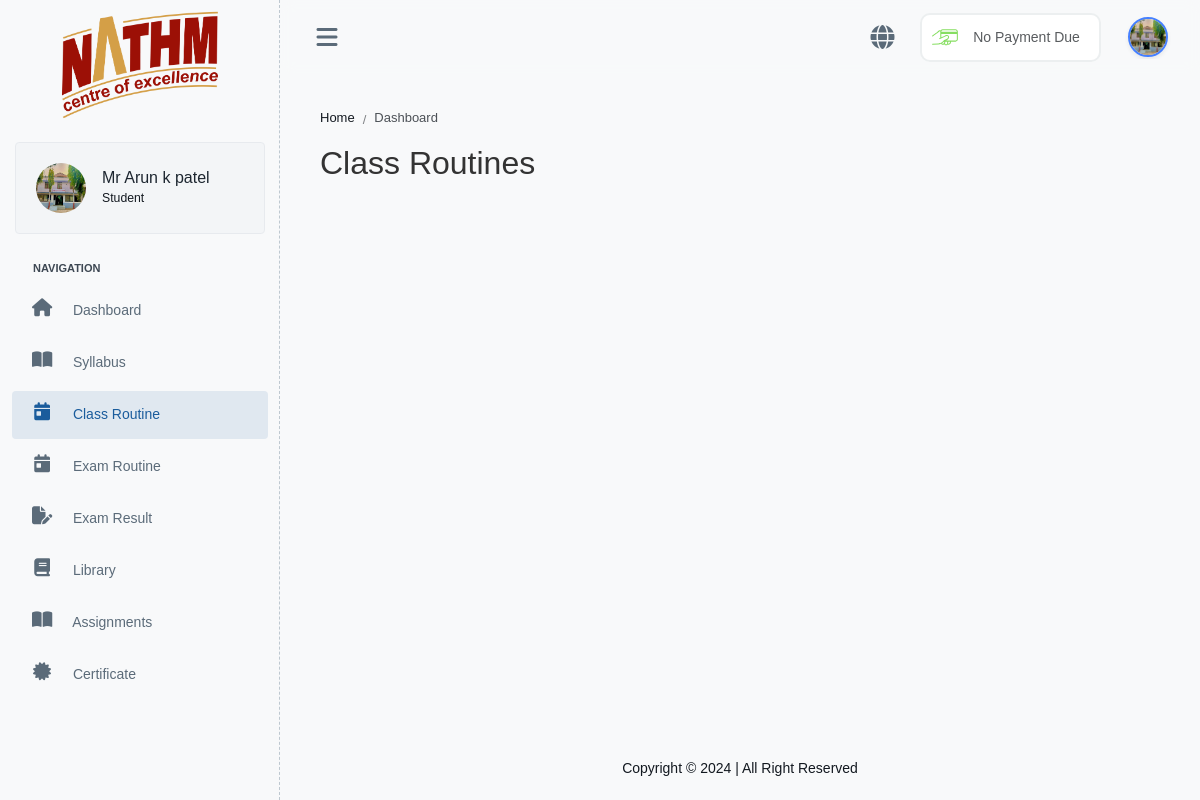
Screenshot of /student/routine/class/ (signed in) with the database file from the repository.
### userauth/models.py (models this page shows, shortened)
class User(AbstractUser):
    title = models.CharField(max_length=255, null=True, blank=True)
    email = models.EmailField(unique=True)
    username = models.CharField(max_length=100, unique=True, blank=True)
    first_name = models.CharField(max_length=100)
    middle_name = models.CharField(max_length=100, blank=True, null=True)
    last_name = models.CharField(max_length=100)
    profile_image = models.TextField(blank=True, null=True)
    role = models.CharField(max_length=100, choices=ROLE_CHOICES, default="student", null=True, blank=True)
    USERNAME_FIELD = "email"
    REQUIRED_FIELDS = ['username']
    objects = UserManager()
    def get_full_name(self):
        full_name = self.full_name_raw()
        return full_name if full_name else ""
    def full_name_raw(self):
        parts = [self.title or "", self.first_name or "", self.middle_name or "", self.last_name or ""]
        return " ".join(part for part in parts if part).strip()

### students/studentview.py (the view, shortened to what this page needs)
# urls.py: path("routine/class/", ClassRoutineView.as_view(), name="class_routines"),
class ClassRoutineView(View):
    def get(self, request, *args, **kwargs):
        start_date = request.GET.get('start_date', None)
        end_date = request.GET.get('end_date', None)
        section = request.GET.get('section', None)
        if start_date and end_date and section:
            start_date = datetime.strptime(start_date, "%Y-%m-%d")
            end_date = datetime.strptime(end_date, "%Y-%m-%d")
            return self.render_routine_json(start_date, end_date, section)
        student = get_object_or_404(Student, user=request.user)
        return render(request, "dashboard/student_profile/class_routine.html", {
            "student": student
        })

### core/context_processors.py (called while the page is built)
def get_settings(settings_name):
    try:
        options = Options.objects.get(name=f"{settings_name}_settings")
        if options.value:
            return options.value
    except Options.DoesNotExist:
        pass
    return {}

def add_general_settings(request):
    general_settings = get_settings("general")
    return {
        "COLLEGE_NAME": settings.COLLEGE_NAME,
        **general_settings
    }

def student_payment_processor(request):
    if request.user.is_authenticated and request.user.role == 'student':
        student = Student.objects.filter(user=request.user).first()
        if student:
            return {'payment': student.payment_due}
        else:
            return {'payment': None}
    return {}

### templates/dashboard/student_profile/class_routine.html (shortened to what this page needs)
{% extends "dashboard/bases/student-profile.html" %}
{% load static %}
{% block maintitle %}Class Routines{% endblock maintitle %}

### templates/dashboard/bases/student-profile.html (shortened to what this page needs)
{% extends "dashboard/bases/base.html" %}
{% load static %}
{% block temp %}
<nav class="ps-sidebar">
    <div class="navbar-wrapper">
        <div class="m-header">
            <a href="/" class="b-brand text-primary">
                <img src="{{ website_logo }}" class="img-fluid logo-lg opacity-100 h-full"
                     alt="logo">
            </a>
        </div>
        <div class="navbar-content">
            <div class="card ps-user-card">
                <div class="card-body">
                    <div class="d-flex align-items-center">
                        <div class="flex-shrink-0">
                            {% if request.user.profile_image %}
                                <img src="{{ request.user.profile_image }}" alt="user-image"
                                    class="user-avatar rounded-circle"
                                    style="width: 50px; height: 50px; object-fit: cover;" />
                            {% else %}
                                <img src="{% static 'dashboard/assets/images/user.png' %}" alt="default-user-image"
                                    class="user-avatar rounded-circle "
                                    style="width: 50px; height: 50px; object-fit: cover;" />
                            {% endif %}
                        </div>
                        <div class="flex-grow-1 ms-3 me-2">
                            {% if request.user.is_authenticated %}
                                <h6 class="mb-0">{{ request.user.get_full_name }}</h6>
                                <small>{{ request.user.role|capfirst }}</small>
                            {% else %}
                                <h6 class="mb-0">Anonymous User</h6>
                                <small>Guest</small>
                            {% endif %}
                        </div>
                    </div>
                </div>
            </div>
            <ul class="ps-navbar">
                <li class="ps-item ps-caption">
                    <label>Navigation</label>
                </li>
                <li class="ps-item">
                    <a href="{% url "students:studentdashboard" %}" class="ps-link">
                            <span class="ps-micon">
                                <i class="fa fa-home"></i>
                            </span>
                        <span class="ps-mtext">Dashboard</span>
                    </a>
                </li>
                <li class="ps-item">
                    <a href="{% url 'students:modules' %}" class="ps-link">
                            <span class="ps-micon">
                                <i class="fa-solid fa-book-open"></i>
                            </span>
                        <span class="ps-mtext">Syllabus</span>
                    </a>
                </li>
                <li class="ps-item">
                    <a href="{% url 'students:class_routines'%}" class="ps-link">
                            <span class="ps-micon">
                                <i class="fa-solid fa-calendar-day"></i>
                            </span>
                        <span class="ps-mtext">Class Routine</span>
                    </a>
                </li>
                <li class="ps-item">
                    <a href="{% url 'students:exam_routines'%}" class="ps-link">
                            <span class="ps-micon">
                                <i class="fa-solid fa-calendar-day"></i>
                            </span>
                        <span class="ps-mtext">Exam Routine</span>
                    </a>
                </li>
                <li class="ps-item">
                    <a href="{% url "students:result" %}" class="ps-link">
                            <span class="ps-micon">
                                <i class="fa-solid fa-file-pen"></i>
                            </span>
                        <span class="ps-mtext">Exam Result</span>
                    </a>
                </li>
                <li class="ps-item">
                    <a href="{% url 'students:library' %}" class="ps-link">
                            <span class="ps-micon">
                                <i class="fa-solid fa-book"></i>
                            </span>
                        <span class="ps-mtext">Library</span>
                    </a>
                </li>
                <li class="ps-item">
                    <a href="{% url 'students:assignments' %}" class="ps-link">
                            <span class="ps-micon">
                                <i class="fa-solid fa-book-open"></i>
                            </span>
                        <span class="ps-mtext">Assignments</span>
                    </a>
                </li>
                <li class="ps-item">
                    <a href="{% url 'students:certificate' %}" class="ps-link">
                        <span class="ps-micon">
                            <i class="fa-solid fa-certificate"></i>
                            </span>
                        <span class="ps-mtext">Certificate</span>
                    </a>
                </li>
            </ul>
        </div>
    </div>
</nav>
{% include "dashboard/bases/topbar.html" %}
<div class="ps-container">
    <div class="ps-content">
        <div class="page-header">
            <div class="page-block">
                <div class="row align-items-center">
                    <div class="col-md-6">
                        {% block beadcumbfull %}
                            <ul class="breadcrumb">
                                <li class="breadcrumb-item"><a href="">Home</a></li>
                                <li class="breadcrumb-item" aria-current="page">{% block beadcrumb %}
                                    Dashboard{% endblock %}</li>
                            </ul>
                        {% endblock beadcumbfull %}
                        <div class="page-header-title d-block">
                            <h2 class="mb-0">{% block maintitle %}{% endblock maintitle %}</h2>
                        </div>
                    </div>
                </div>
            </div>
        </div>
        <div class="row dashboard">
        </div>
    </div>
</div>
{% include "dashboard/bases/footer.html" %}
{% endblock temp %}

### templates/dashboard/bases/topbar.html (shortened to what this page needs)
{% load static %}
<header class="ps-header">
    <div class="header-wrapper">
        <div class="me-auto ps-mob-drp">
            <ul class="list-unstyled">
                <li class="ps-h-item ps-sidebar-collapse">
                    <a href="#" class="ps-head-link ms-0" id="sidebar-hide">
                        <i class="fa-solid fa-bars"></i>
                    </a>
                </li>
            </ul>
        </div>
        <div class="ms-auto">
            <ul class="list-unstyled">
                <li class="ps-h-item">
                    <a href="" class="ps-head-link me-0" target="_blank">
                        <i class="fa fa-globe"></i>
                    </a>
                </li>
                {% if request.user.role == "student" %}
                <li class="ps-h-item mx-3">
                    <div class="payment_card">
                        <div class="d-flex justify-content-between align-items-center w-100">
                            {% if payment <= 0 %}
                                <span class="text-muted">No Payment Due</span>
                            {% else %}
                                <span class="fw-bold">NRs.</span><span class="fw-bold"> {{ payment }}</span>
                                <a href="{% url "students:paymenysupport" %}" class="btn btn-danger ms-3">Pay Now</a>
                            {% endif %}
                        </div>
                    </div>
                </li>
                {% endif %}
                <li class="dropdown ps-h-item header-user-profile ">
                    <a class="ps-head-link dropdown-toggle arrow-none me-0" data-bs-toggle="dropdown" href="#"
                       role="button" aria-haspopup="false" data-bs-auto-close="outside" aria-expanded="false">
                        {% if request.user.profile_image %}
                            <img src="{{ request.user.profile_image }}" alt="user-image"
                                class="user-avatar rounded-circle border border-2 border-primary shadow-sm"
                                style="width: 40px; height: 40px; object-fit: cover;" />
                        {% else %}
                            <img src="{% static 'dashboard/assets/images/user.png' %}" alt="default-user-image"
                                class="user-avatar rounded-circle border border-2 border-secondary shadow-sm"
                                style="width: 40px; height: 40px; object-fit: cover;" />
                        {% endif %}
                    </a>
                </li>
            </ul>
        </div>
    </div>
</header>

### rows the page displays
User: user.profile_image (picture), user.get_full_name "Mr Arun k patel", user.role "Student"
